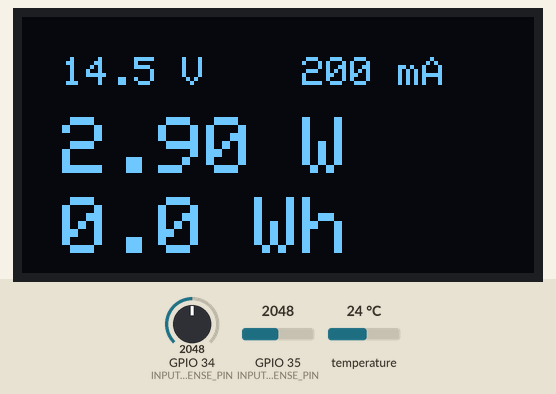
Bench run of a sketch on a simulated ESP32. Shown: 128×64 one-colour display. The test bench sets the inputs (shaded band); at power-on: GPIO 34 (INPUT_VOLTAGE_SENSE_PIN) = 2048, GPIO 35 (INPUT_CURRENT_SENSE_PIN) = 2048, temperature 24 °C. What the sketch prints to the serial monitor is not drawn.

Above: at 2.9 s.
3.0 s: GPIO 34 (INPUT_VOLTAGE_SENSE_PIN) set to 2866
At 6.3 s:
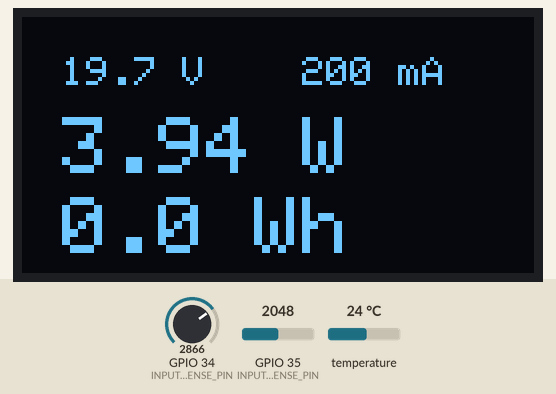
7.5 s: GPIO 35 (INPUT_CURRENT_SENSE_PIN) set to 2866
At 10.4 s:
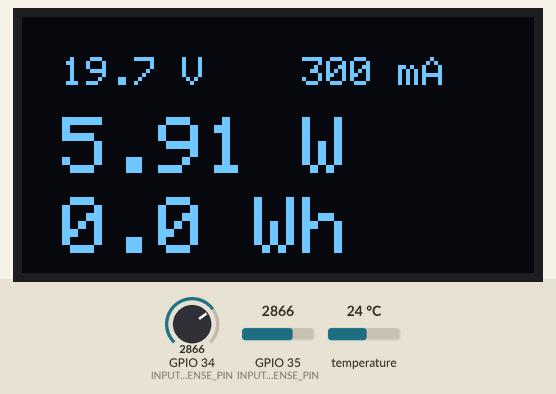
11.1 s: GPIO 34 (INPUT_VOLTAGE_SENSE_PIN) set to 3603
At 14.4 s:
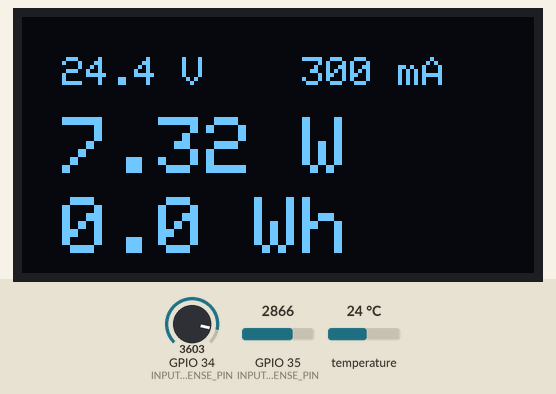
14.7 s: GPIO 35 (INPUT_CURRENT_SENSE_PIN) set to 3603
At 17.4 s:
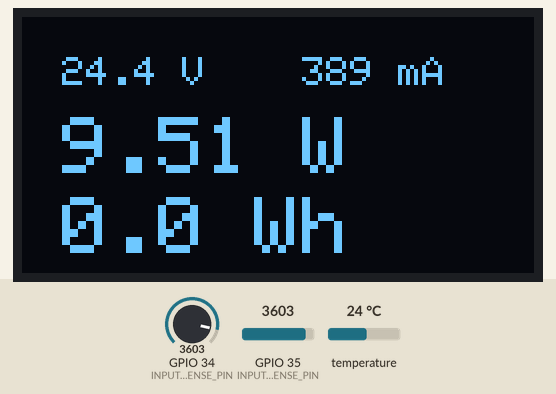
18.4 s: GPIO 34 (INPUT_VOLTAGE_SENSE_PIN) set to 4095
At 21.5 s:
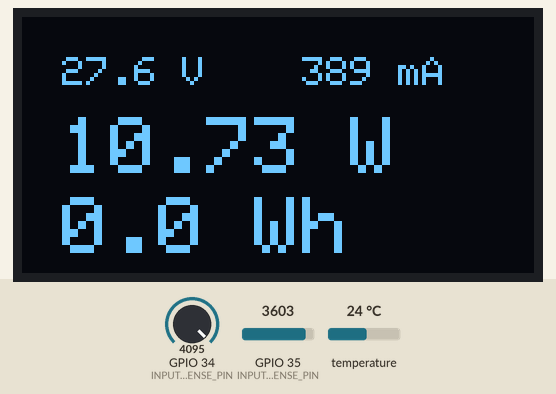
22.0 s: GPIO 35 (INPUT_CURRENT_SENSE_PIN) set to 4095
At 25.6 s:
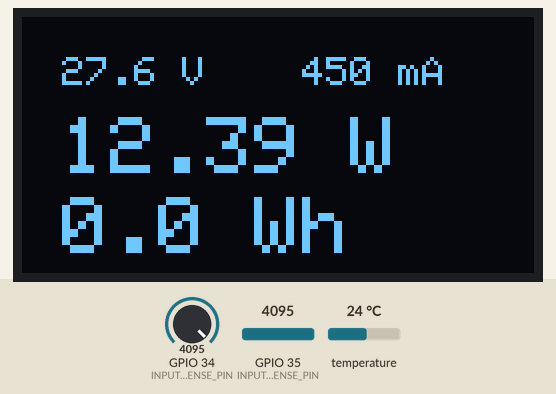
Timing chart, 0 to 27.1 s (numbered marks = the images above; inputs shaded):
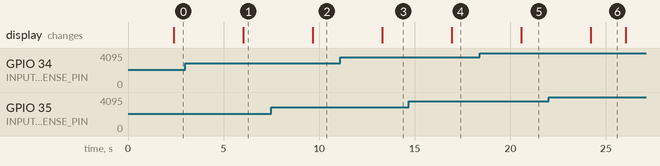

The sketch:

solar_monitoring.ino
```cpp
/*#define BLYNK_TEMPLATE_ID "TMPL-nOKtFen"
#define BLYNK_DEVICE_NAME "Solar Energy Meter"
#define BLYNK_AUTH_TOKEN "ZY9VzzvD6O5Ta5zvUryHL6y6e-JqUAma"
#define BLYNK_PRINT Serial*/


#include <Adafruit_GFX.h> //Graphics for OLED Display
#include <Adafruit_SSD1306.h> //Display data on OLED
#include <DallasTemperature.h> //Library for DS18B20
#include <OneWire.h> //Library for DS18B20
#include "Wire.h" //Library for ESP32 to communicate with I2C device (OLED)
#include <WiFi.h> //Library to allow microcontroller to connect to the internet
#include <BlynkSimpleEsp32.h> //Allow ESP32 to be used with Blynk IOT

#define SCREEN_WIDTH 128 // OLED display width, in pixels
#define SCREEN_HEIGHT 64 // OLED display height, in pixels
#define INPUT_VOLTAGE_SENSE_PIN 34 //Pin for voltage sensor
#define INPUT_CURRENT_SENSE_PIN 35 //Pin for current sensor
#define TEMP_SENSE_PIN 4
#define VOLTAGE_SCALE  7.911 // R1+R2 / R2 // ( 47K + 6.8K ) / 6.8K
#define CURRENT_SCALE  1.5 // R4+R5 / R5 // ( 1K + 2K ) / 2K

double sensi = 100; //Sensitivity of the sensor
double ACSoffset = 500; //
unsigned long last_time = 0;
unsigned long current_time = 0;
float power =0 ; // Power in Watts
float energy =0 ; // Energy in Watt-Hour
float tempC=0; // Temp in Celsius
/*float tempF = 0; Temp in F*/
float saving=0; // cost savings


WiFiClient client;
// Declaration for an SSD1306 display connected to I2C (SDA, SCL pins)
Adafruit_SSD1306 display(SCREEN_WIDTH, SCREEN_HEIGHT, &Wire, -1);
// GPIO where the DS18B20 is connected to
const int oneWireBus = 2;
// Setup a oneWire instance to communicate with any OneWire devices
OneWire oneWire(TEMP_SENSE_PIN);
DallasTemperature sensors(&oneWire);

//char auth[] = BLYNK_AUTH_TOKEN;
//char ssid[] = "Pong_2.4G"; // WiFi Router ssid
//char pass[] = "25421966"; // WiFi Router password


void setup() {
  Serial.begin(115200);
  //Blynk.begin(auth, ssid, pass);
  sensors.begin();


  if (!display.begin(SSD1306_SWITCHCAPVCC, 0x3C)) {
    Serial.println(F("SSD1306 allocation failed"));
    for (;;); //use to test OLED display. Loop forver
  }
  display.clearDisplay();
  display.setTextColor(WHITE);
  display.display();
  delay(500);
}


void loop()
{

  // read voltage and current
  float voltage = abs( return_voltage_value(INPUT_VOLTAGE_SENSE_PIN)) ;
  float current = abs( return_current_value(INPUT_CURRENT_SENSE_PIN)) ;

 // read temperature from DS18B20
  sensors.requestTemperatures(); // get temperature
  tempC = sensors.getTempCByIndex(0); //Get temperature in Celsius
  /*tempF = sensors.getTempFByIndex(0); //Get temperature in Fahrenheit*/

  // Calculate power and energy
  power = current * voltage ; // calculate power in Watt
  last_time = current_time;
  current_time = millis();
  energy = energy +  power *(( current_time - last_time) /3600000.0) ; // calculate power in Watt-Hour // 1 Hour = 60mins x 60 Secs x 1000 Milli Secs

  saving = 6.5 * ( energy /1000 ); // 6.5 is cost per kWh


  // Display Data on Serial Monitor

  Serial.print("Voltage: ");
  Serial.println(voltage);
  Serial.print("Current: ");
  Serial.println(current);
  Serial.print("Power: ");
  Serial.println(power);
  Serial.print("Energy: ");
  Serial.println(energy);
  Serial.print("Temp: ");
  Serial.println(tempC);
  delay(1000);

//  Display Data on OLED Display
  // Display Solar Panel Voltage
  display.setTextSize(1);
  display.clearDisplay();
  display.setCursor(10, 10);
  display.print(voltage,1);
  display.print(" V");

  // Display Solar Panel Current

  display.setCursor(70, 10);

  if (current >0 && current < 1 )
  {
   display.print(current*1000,0);
   display.print(" mA");
  }
  else
  {
  display.print(current,2);
  display.print(" A");
  }

 // Display Solar Panel Power in Watt

  display.setTextSize(2);
  display.setCursor(10,25);
  display.print(power);
  display.print(" W");

 // Display Energy Generated by the Solar Panel
  display.setCursor(10,45);

  if ( energy >= 1000 )
  {
   display.print(energy/1000,3);
   display.print(" kWh");
  }
  else
  {
  display.print(energy,1);
  display.print(" Wh");
  }
  display.display();
  display.clearDisplay();


// Display Data on Blynk App
   /*Blynk.run();
   Blynk.virtualWrite(2, voltage ); // virtual pin 2
   Blynk.virtualWrite(3, current ); // virtual pin 3
   Blynk.virtualWrite(0, power);    // virtual pin 0
   Blynk.virtualWrite(4,energy/1000);// virtual pin 4
   Blynk.virtualWrite(5,tempC );    // virtual pin 5
   Blynk.virtualWrite(1,saving);    // virtual pin 1
   delay(1000);*/
}

// Function to Calculate Solar Panel Voltage

double return_voltage_value(int pin_no)
{
  double tmp = 0;
  double ADCVoltage = 0;
  double inputVoltage = 0;
  double avg = 0;
  for (int i = 0; i < 100; i++)
  {
    tmp = tmp + analogRead(pin_no);
  }
  avg = tmp / 100;
  ADCVoltage = ((avg * 3.3) / (4095)) + 0.184 ; // 0.184 is offset adjusted by heat and try
  inputVoltage = ADCVoltage * VOLTAGE_SCALE;
  return inputVoltage;
}


// Function to Calculate Solar Panel Current

double return_current_value(int pin_no)
{
  double tmp = 0;
  double avg = 0;
  double ADCVoltage = 0;
  double Amps = 0;
  for (int z = 0; z < 150; z++)
  {
    tmp = tmp + analogRead(pin_no);
  }
  avg = tmp / 150;
  ADCVoltage = ((avg*3331) / 4095); // convert to milli volt
  Amps = (((ADCVoltage * CURRENT_SCALE - ACSoffset-1.5))/sensi)*0.01; // 1.5 is the scaling for voltage divider
  Serial.println(Amps);
  return Amps;
}
```

Measured:
- after the input at 3.0 s, the display: changes after 3.0 s (image 1)
- after the input at 7.5 s, the display: changes after 2.2 s (image 2)
- after the input at 11.1 s, the display: changes after 2.2 s (image 3)
- after the input at 14.7 s, the display: changes after 2.2 s (image 4)
- after the input at 18.4 s, the display: changes after 2.2 s (image 5)
- after the input at 22.0 s, the display: changes after 2.2 s (image 6)
